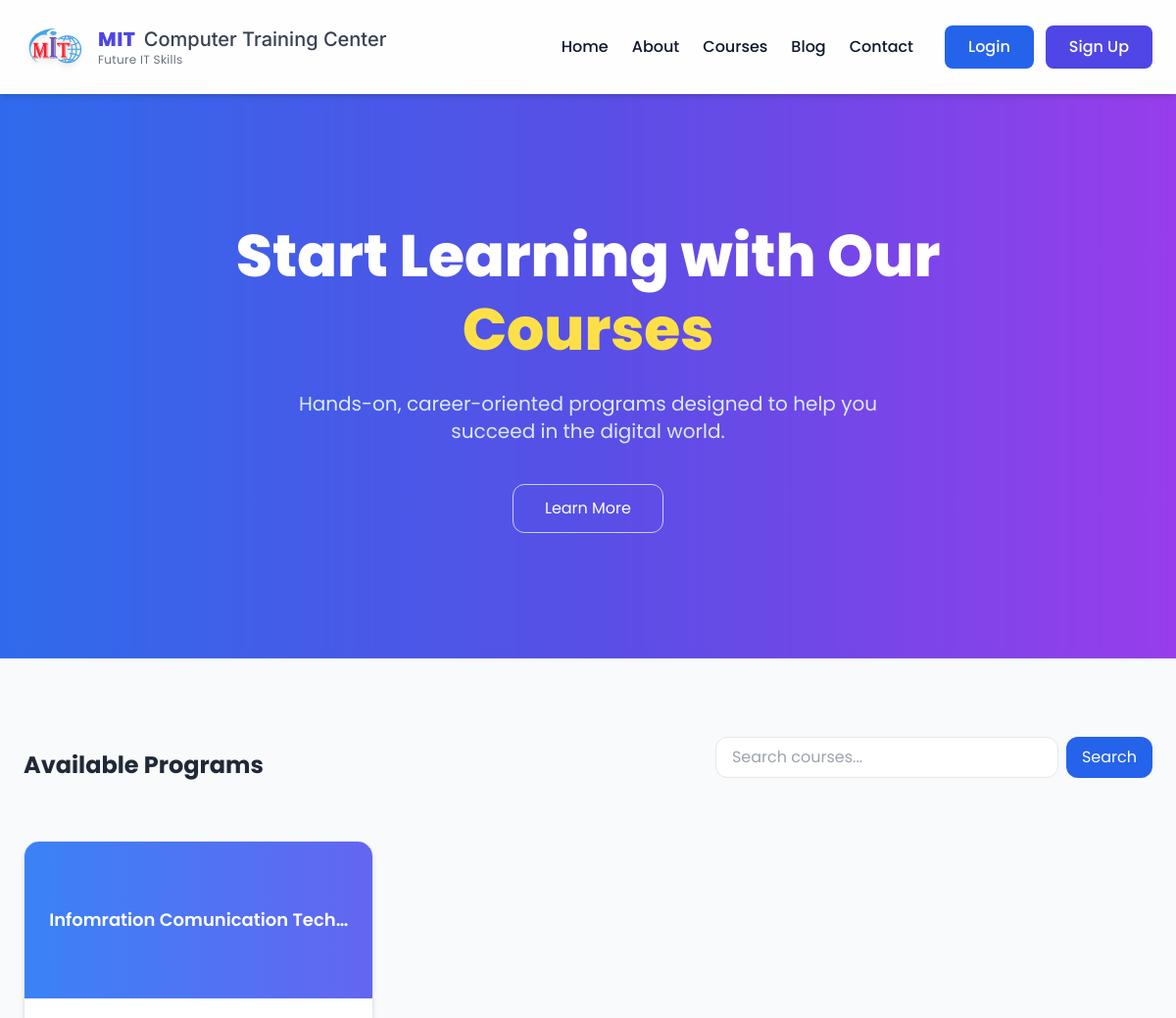
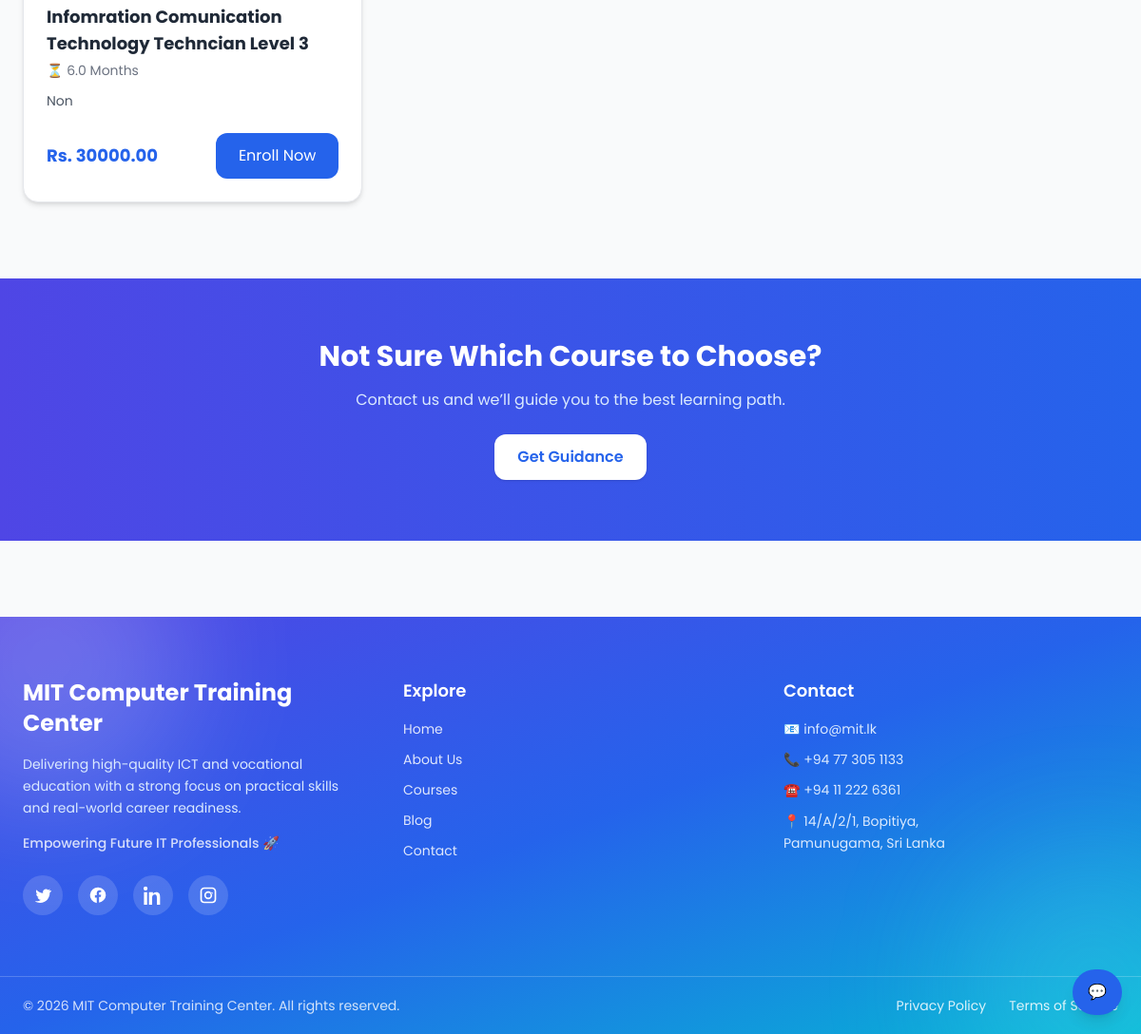
Page /courses/ on the committed database (2 pictures, top to bottom).
### apps/courses/models.py (models this page shows, shortened)
class Course(models.Model):
    LEVEL_CHOICES = [
        ('BEGINNER', 'Beginner'),
        ('INTERMEDIATE', 'Intermediate'),
        ('ADVANCED', 'Advanced'),
    ]
    DELIVERY_MODE_CHOICES = [
        ('CLASSROOM', 'Classroom'),
        ('ONLINE', 'Online'),
        ('BLENDED', 'Blended'),
    ]
    COURSE_MODE_CHOICES = [
        ('FULL_TIME', 'Full Time'),
        ('PART_TIME', 'Part Time'),
    ]
    CURRICULUM_CATEGORY_CHOICES = [
        ('NVQ', 'NVQ'),
        ('NON_NVQ', 'Non-NVQ'),
    ]
    MEDIUM_CHOICES = [
        ('SINHALA', 'Sinhala'),
        ('ENGLISH', 'English'),
        ('TAMIL', 'Tamil'),
    ]
    AVAILABILITY_CHOICES = [
        ('AVAILABLE', 'Available'),
        ('UNAVAILABLE', 'Unavailable'),
    ]
    ENTRY_QUALIFICATION_CHOICES = [
        ('UPTO_OL', 'Upto O/L'),
        ('AL', 'A/L'),
        ('DIPLOMA', 'Diploma'),
        ('DEGREE', 'Degree'),
    ]
    title = models.CharField(max_length=255)
    code = models.CharField(max_length=20, unique=True)
    description = models.TextField(blank=True)
    active = models.BooleanField(default=True)
    level = models.CharField(max_length=20, choices=LEVEL_CHOICES)
    entry_qualification = models.CharField(
        max_length=20,
        choices=ENTRY_QUALIFICATION_CHOICES,
        blank=True
    )
    curriculum_category = models.CharField(
        max_length=20,
        choices=CURRICULUM_CATEGORY_CHOICES,
        default='NON_NVQ'
    )
    curriculum_availability = models.CharField(
        max_length=20,
        choices=AVAILABILITY_CHOICES,
        default='AVAILABLE'
    )
    equivalent_course = models.CharField(max_length=100, blank=True)
    industry_sector = models.CharField(max_length=255, blank=True)
    delivery_mode = models.CharField(
        max_length=20,
        choices=DELIVERY_MODE_CHOICES,
        default='CLASSROOM'
    )
    course_mode = models.CharField(
        max_length=20,
        choices=COURSE_MODE_CHOICES,
        default='PART_TIME'
    )
    medium = models.CharField(
        max_length=20,
        choices=MEDIUM_CHOICES,
        default='SINHALA'
    )
    duration_months = models.FloatField(default=0)
    theory_hours = models.FloatField(default=0)
    practical_hours = models.FloatField(default=0)
    assignment_hours = models.FloatField(default=0)
    ojt_months = models.FloatField(default=0)  # On Job Training
    batches_per_year = models.IntegerField(default=1)
    students_per_batch = models.IntegerField(default=0)
    course_fee = models.DecimalField(
        max_digits=10,
        decimal_places=2,
        null=True,
        blank=True
    )
    is_free = models.BooleanField(default=False)
    fee_includes = models.CharField(
        max_length=255,
        blank=True,
        help_text="e.g. registration, certification"
    )
    tools_available = models.TextField(blank=True)
    equipment_available = models.TextField(blank=True)
    machinery_available = models.TextField(blank=True)
    nvq_level = models.IntegerField(null=True, blank=True)
    qualification_code = models.CharField(max_length=50, blank=True)
    prerequisite = models.TextField(blank=True)
    learning_outcomes = models.TextField(blank=True)
    created_at = models.DateTimeField(auto_now_add=True)
    updated_at = models.DateTimeField(auto_now=True)

### apps/website/views.py (the view)
# urls.py: path('courses/', PublicCourseListView.as_view(), name='public_courses'),
class PublicCourseListView(ListView):
    model = Course
    template_name = "website/courses.html"
    context_object_name = "courses"
    def get_queryset(self):
        return Course.objects.filter(active=True).order_by('-created_at')

### apps/core/context_processors.py (called while the page is built)
def user_roles(request):
    user = request.user
    return {
        'is_admin': user.is_authenticated and user.is_superuser,
        'is_teacher': user.is_authenticated and hasattr(user, 'teacher'),
        'is_student': user.is_authenticated and hasattr(user, 'student'),
    }

### templates/website/courses.html (shortened to what this page needs)
{% extends 'website/base.html' %}
{% block content %}
{% include 'components/hero.html' with title_prefix="Start Learning with Our" title_highlight="Courses" description="Hands-on, career-oriented programs designed to help you succeed in the digital world." %}
<section class="py-20 bg-gray-50">
    <div class="max-w-7xl mx-auto px-6">
        <div class="flex flex-col md:flex-row justify-between items-center mb-12 gap-4">
            <h2 class="text-2xl font-bold text-gray-800">
                Available Programs
            </h2>
            <form method="get" class="flex gap-2">
                <input type="text" name="q" placeholder="Search courses..."
                    class="px-4 py-2 border rounded-xl focus:ring-2 focus:ring-blue-500 outline-none">
                <button class="bg-blue-600 text-white px-4 py-2 rounded-xl hover:bg-blue-700 transition">
                    Search
                </button>
            </form>
        </div>
        <div class="grid md:grid-cols-2 lg:grid-cols-3 gap-10">
            {% for course in courses %}
            <div class="group bg-white rounded-2xl shadow-md hover:shadow-2xl transition duration-300 overflow-hidden border flex flex-col">
                <div class="h-40 bg-gradient-to-r from-blue-500 to-indigo-500 flex items-center justify-center text-white text-lg font-semibold text-center px-4">
                    {{ course.title|truncatechars:30 }}
                </div>
                <div class="p-6 flex flex-col flex-grow">
                    <h2 class="text-lg font-bold text-gray-800 group-hover:text-blue-600 transition">
                        {{ course.title }}
                    </h2>
                    <p class="text-sm text-gray-500 mt-1">
                        ⏳ {{ course.duration_months }} Months
                    </p>
                    <p class="text-gray-600 mt-3 text-sm line-clamp-3">
                        {{ course.description|truncatechars:120 }}
                    </p>
                    <div class="mt-auto pt-6 flex justify-between items-center">
                        <span class="text-lg font-bold text-blue-600">
                            {% if course.is_free %}
                                🎉 Free
                            {% else %}
                                Rs. {{ course.course_fee }}
                            {% endif %}
                        </span>
<a href="{% url 'enroll' %}?course={{ course.id }}"
   class="bg-blue-600 text-white px-6 py-3 rounded-xl">
   Enroll Now
</a>
                    </div>
                </div>
            </div>
            {% empty %}
            <p class="text-center col-span-3 text-gray-500 text-lg">
                🚫 No courses available at the moment.
            </p>
            {% endfor %}
        </div>
    </div>
</section>
<section class="bg-gradient-to-r from-indigo-600 to-blue-600 text-white py-16 text-center">
    <div class="max-w-3xl mx-auto px-6">
        <h2 class="text-3xl font-bold">
            Not Sure Which Course to Choose?
        </h2>
        <p class="mt-4 text-blue-100">
            Contact us and we’ll guide you to the best learning path.
        </p>
        <a href="{% url 'contact' %}"
           class="inline-block mt-6 bg-white text-blue-600 px-6 py-3 rounded-xl font-semibold shadow hover:scale-105 transition">
            Get Guidance
        </a>
    </div>
</section>
{% endblock %}

### static/css/base.css (style rules this page uses)
body { font-family: 'Poppins', sans-serif; color: var(--text-dark); background: var(--bg-soft); }
section { position: relative; overflow: hidden; }

### rows in the picture
Course: title "Infomration Comunication Tech…", title "Infomration Comunication Technology Techncian Level 3", duration_months "6.0", description "Non", course_fee "30000.00"

### other values in the picture
{{ title_prefix }} "Start Learning with Our"
{{ title_highlight }} "Courses"
{{ description }} "Hands-on, career-oriented programs designed to help you succeed in the digital world."
